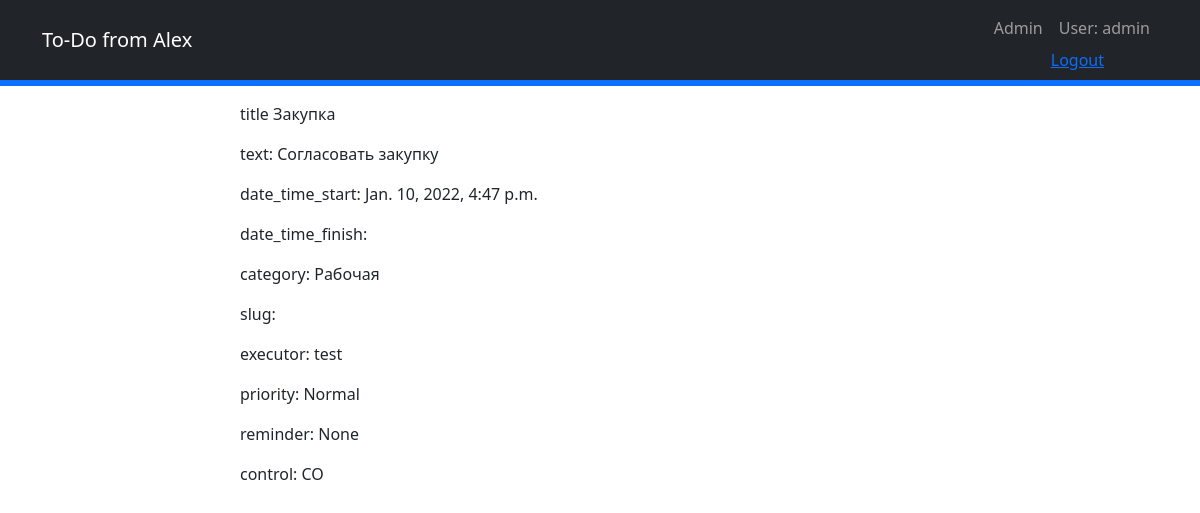
Screenshot of /3/ (signed in) with the database file from the repository.
### app/models.py (models this page shows, shortened)
class Task(models.Model):
    title = models.CharField(max_length=128)
    text = models.TextField(blank=True)
    date_time_start = models.DateTimeField(auto_now_add=True)
    date_finish = models.DateField(blank=True, null=True)
    time_finish = models.TimeField(blank=True, null=True)
    category = models.ForeignKey('Category', on_delete=models.CASCADE, default='Общая')
    slug = models.SlugField(blank=True)
    executor = models.ForeignKey(User, on_delete=models.CASCADE)
    priority = models.ForeignKey('Priority', on_delete=models.CASCADE, default='Normal')
    reminder = models.DateTimeField(blank=True, null=True)
    performed = 'PE'
    complete = 'CO'
    choice = [
        (performed, 'Выполняется'),
        (complete, 'Выполнено'),
    ]
    status = models.CharField(max_length=11, choices=choice, default=performed)
    class Meta:
        verbose_name = 'Задача'
        verbose_name_plural = 'Задачи'

class Category(models.Model):
    name = models.CharField(max_length=64)
    class Meta:
        verbose_name = 'Категория'
        verbose_name_plural = 'Категории'
    def __str__(self):
        return f'{self.name}'

class Priority(models.Model):
    low = 'Low'
    normal = 'Normal'
    high = 'Hign'
    PRIORITY = (
        (low, 'Low'),
        (normal, 'Normal'),
        (high, 'High'),
    )
    name = models.CharField(max_length=6, choices=PRIORITY, default=normal,  unique=True)
    class Meta:
        verbose_name = 'Приоритет'
        verbose_name_plural = 'Приоритеты'
    def __str__(self):
        return f'{self.name}'

### app/views.py (the view)
# urls.py: path('<int:pk>/', TaskDetailView.as_view(), name='task_detail'),
class TaskDetailView(LoginRequiredMixin, DetailView):
    model = Task
    template_name = 'task_detail.html'
    context_object_name = 'task'

### app/templates/task_detail.html (shortened to what this page needs)
{% extends 'template.html' %}
{% block content %}
<p>title {{ task.title }}</p>
<p>text: {{ task.text }}</p>
<p>date_time_start: {{ task.date_time_start }}</p>
<p>date_time_finish: {{ task.date_time_finish }}</p>
<p>category: {{ task.category }}</p>
<p>slug: {{ task.slug }}</p>
<p>executor: {{ task.executor }}</p>
<p>priority: {{ task.priority }}</p>
<p>reminder: {{ task.reminder }}</p>
<p>control: {{ task.status }}</p>
{% endblock content %}

### app/templates/template.html (shortened to what this page needs)
<!DOCTYPE html>
<html lang="en">
    <head>
        {% load static %}
        <link href="{% static 'css/styles.css' %}" rel="stylesheet" />
    </head>
    <body>
        <nav class="navbar navbar-expand-lg navbar-dark bg-dark fixed-top">
            <div class="container">
                <a class="navbar-brand" href="#">To-Do from Alex</a>
                <div class="collapse navbar-collapse" id="navbarSupportedContent">
                    <ul class="navbar-nav ms-auto mb-2 mb-lg-0">
                            <li class="nav-item"><a class="nav-link" href="/admin/">Admin</a></li>
                        {% if user.is_authenticated %}
                        <li class="nav-item"><a class="nav-link" href="{% url 'profile' request.user.id %}">User: {{ request.user.username }}</a><a href="/accounts/logout/">Logout<a/></li>
                        {% else %}
                            <li class="nav-item"><a class="nav-link" href="">Вы вошли как Гость</a><a href="/accounts/login/">Login<a/></li></li>
                        {% endif %}
                    </ul>
                </div>
            </div>
        </nav>
        <header class="bg-primary bg-gradient text-white">
            <div class="container px-4 text-center">
                <h1 class="fw-bolder">ToDo</h1>
                <p class="lead">ToDo</p>
            </div>
        </header>
        <div class="container px-4">
            <div class="row gx-4 justify-content-center">
                    <div class="col-lg-8">
            {% block content %}
            {% endblock content %}
                    </div>
            </div>
        </div>
    </body>
</html>

### rows the page displays
Task: title "Закупка", text "Согласовать закупку", date_time_start "Jan. 10, 2022, 4:47 p.m.", category "Рабочая", executor "test", priority "Normal", reminder "None", status "CO"

### other values shown
{{ request.user.username }} "admin"
